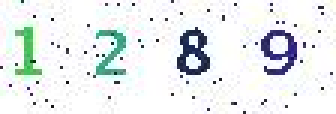
#> input picture spider/豆瓣读书/captcha.jpg, 112 x 38 px (shown 3 times larger)
$ python text.py
#> lines starting #> are read from the running program, lines starting #| are printed output that depends on the picture
# -*-encoding:utf-8-*-
import pytesseract
from PIL import Image

def main():
	image = Image.open("captcha.jpg") #PIL loading pic
#> image is the input picture: PIL image 112x38 RGB; mean R, G, B 231.8, 236.1, 236.8
	#image.show()
	image = image.convert('RGBA') #convert to RGBA mode
#> image: PIL image 112x38 RGBA
	pix = image.load() #convert to pix mode
	for y in range(image.size[1]):
		for x in range(image.size[0]):
			if pix[x,y][0] < 95 or pix[x,y][1] <95 or pix[x,y][2] < 95:
				pix[x,y] = (0,0,0,255)
			else:
				pix[x,y] = (255,255,255,255)
	image.save('new_pic.bmp')
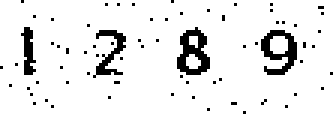
#> saved as new_pic.bmp: PIL image 112x38 RGBA (shown 3 times larger); mean R, G, B, A 232.7, 232.7, 232.7, 255


#> (the run stopped early here; a loop or call above may not have finished)
